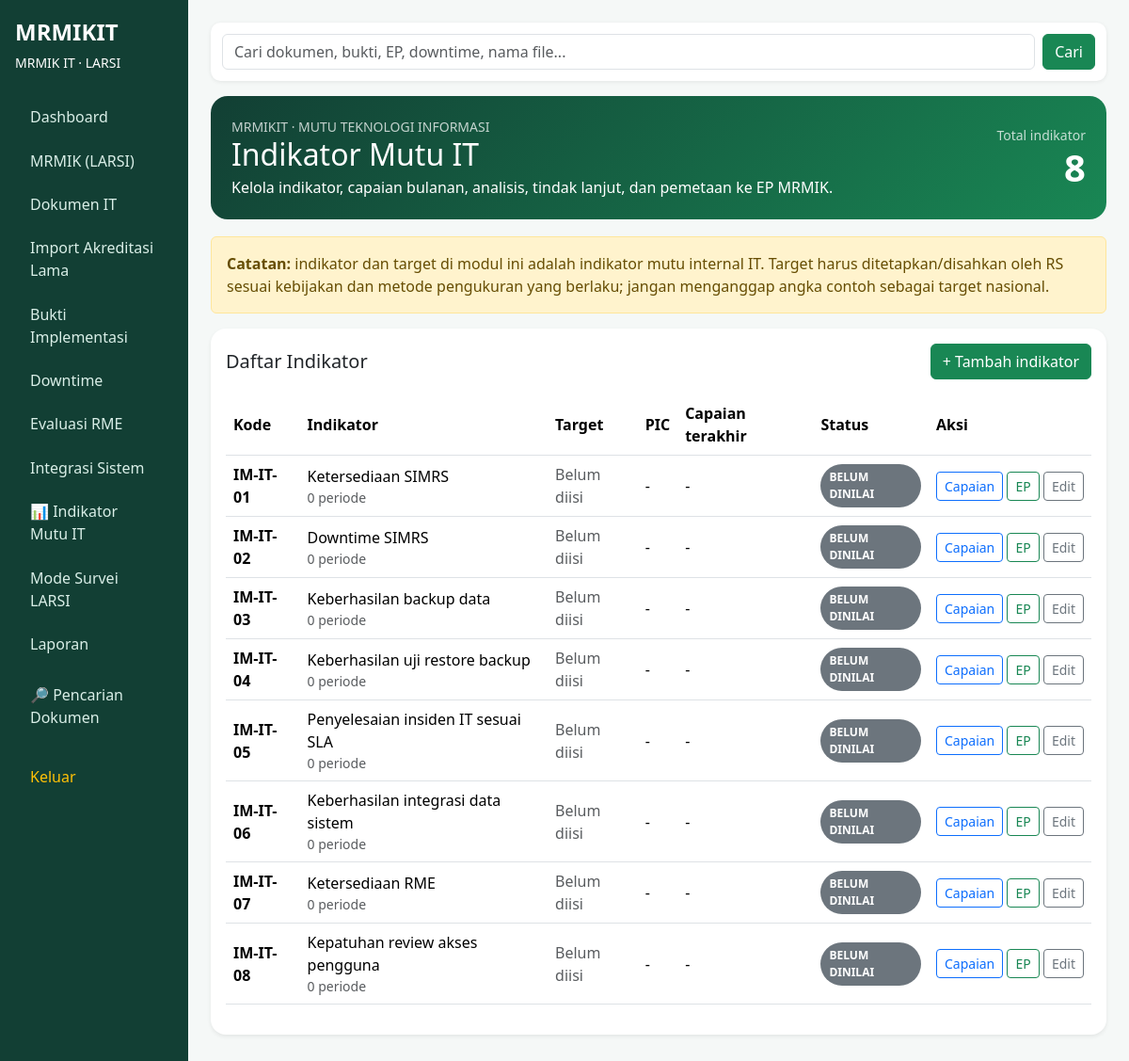
Screenshot of /indikator-mutu/index.php (signed in) with the database file from the repository.
### tables this page shows
CREATE TABLE IF NOT EXISTS mutu_indikator (
    id INT AUTO_INCREMENT PRIMARY KEY,
    kode VARCHAR(50) NOT NULL UNIQUE,
    nama VARCHAR(255) NOT NULL,
    definisi_operasional TEXT,
    numerator_label VARCHAR(255),
    denominator_label VARCHAR(255),
    formula TEXT,
    target DECIMAL(12,4) NULL,
    satuan VARCHAR(50) DEFAULT '%',
    arah ENUM('naik','turun','sesuai_target') NOT NULL DEFAULT 'sesuai_target',
    frekuensi ENUM('bulanan','triwulan','semester','tahunan') NOT NULL DEFAULT 'bulanan',
    sumber_data VARCHAR(255),
    metode_pengumpulan TEXT,
    pic_id INT NULL,
    aktif TINYINT(1) NOT NULL DEFAULT 1,
    created_by INT NULL,
    created_at TIMESTAMP DEFAULT CURRENT_TIMESTAMP,
    updated_at TIMESTAMP DEFAULT CURRENT_TIMESTAMP ON UPDATE CURRENT_TIMESTAMP,
    FOREIGN KEY(pic_id) REFERENCES pic(id) ON DELETE SET NULL
);

### indikator-mutu/index.php (the view, shortened to what this page needs)
<?php
require_once __DIR__.'/../config/auth.php';
function h($v){ return htmlspecialchars((string)$v, ENT_QUOTES, 'UTF-8'); }
$indikators=$pdo->query("
 SELECT i.*,p.nama pic_nama,
   (SELECT COUNT(*) FROM mutu_capaian c WHERE c.indikator_id=i.id) jumlah_periode,
   (SELECT c.status FROM mutu_capaian c WHERE c.indikator_id=i.id ORDER BY c.periode DESC LIMIT 1) status_terakhir,
   (SELECT c.capaian FROM mutu_capaian c WHERE c.indikator_id=i.id ORDER BY c.periode DESC LIMIT 1) capaian_terakhir
 FROM mutu_indikator i LEFT JOIN pic p ON p.id=i.pic_id
 WHERE i.aktif=1 ORDER BY i.kode")->fetchAll();
require __DIR__.'/../partials/header.php';
?>
<div class="mutu-hero">
 <div class="d-flex justify-content-between align-items-center flex-wrap gap-3">
  <div><div class="small opacity-75">MRMIKIT · MUTU TEKNOLOGI INFORMASI</div><h2 class="mb-1">Indikator Mutu IT</h2><div>Kelola indikator, capaian bulanan, analisis, tindak lanjut, dan pemetaan ke EP MRMIK.</div></div>
  <div class="text-end"><div class="small opacity-75">Total indikator</div><div class="display-6 fw-bold"><?=count($indikators)?></div></div>
 </div>
</div>
<div class="alert alert-warning"><strong>Catatan:</strong> indikator dan target di modul ini adalah indikator mutu internal IT. Target harus ditetapkan/disahkan oleh RS sesuai kebijakan dan metode pengukuran yang berlaku; jangan menganggap angka contoh sebagai target nasional.</div>
<div class="card shadow-sm mutu-card mb-4"><div class="card-body">
 <div class="d-flex justify-content-between align-items-center mb-3 flex-wrap gap-2"><h5 class="mb-0">Daftar Indikator</h5><button class="btn btn-success" data-bs-toggle="collapse" data-bs-target="#formIndikator">+ Tambah indikator</button></div>
 <div class="table-responsive"><table class="table align-middle">
 <thead><tr><th>Kode</th><th>Indikator</th><th>Target</th><th>PIC</th><th>Capaian terakhir</th><th>Status</th><th>Aksi</th></tr></thead>
 <tbody>
 <?php foreach($indikators as $i): ?>
 <tr>
  <td><strong><?=h($i['kode'])?></strong></td><td><?=h($i['nama'])?><div class="small text-muted"><?=$i['jumlah_periode']?> periode</div></td>
  <td><?= $i['target']!==null ? h($i['target']).' '.h($i['satuan']) : '<span class="text-muted">Belum diisi</span>'?></td>
  <td><?=h($i['pic_nama']??'-')?></td>
  <td><?= $i['capaian_terakhir']!==null ? h(round((float)$i['capaian_terakhir'],2)).' '.h($i['satuan']) : '-'?></td>
  <td><?php $s=$i['status_terakhir']??'belum_dinilai';?><span class="status-pill <?=($s==='tercapai'?'status-tercapai':($s==='tidak_tercapai'?'status-tidak':($s==='perlu_perhatian'?'status-perhatian':'status-belum')))?>"><?=strtoupper(str_replace('_',' ',$s))?></span></td>
  <td class="text-nowrap"><a class="btn btn-sm btn-outline-primary" href="?detail=<?=$i['id']?>">Capaian</a> <a class="btn btn-sm btn-outline-success" href="?map=<?=$i['id']?>">EP</a> <a class="btn btn-sm btn-outline-secondary" href="?edit=<?=$i['id']?>">Edit</a></td>
 </tr>
 <?php endforeach;?>
 </tbody></table></div>
</div></div>
<?php require __DIR__.'/../partials/footer.php';

### partials/header.php (shortened to what this page needs)
<!doctype html><html lang="id"><head><link href="https://cdn.jsdelivr.net/npm/bootstrap@5.3.3/dist/css/bootstrap.min.css" rel="stylesheet"></head><body><div class="container-fluid"><div class="row"><aside class="col-lg-2 sidebar p-3"><div class="brand fs-4 mb-1">MRMIKIT</div><div class="small mb-4">MRMIK IT · LARSI</div><nav><a href="/MRMIKIT/dashboard.php">Dashboard</a><a href="/MRMIKIT/mrmiK/">MRMIK (LARSI)</a><a href="/MRMIKIT/dokumen/">Dokumen IT</a><a href="/MRMIKIT/import-lama/">Import Akreditasi Lama</a><a href="/MRMIKIT/bukti/">Bukti Implementasi</a><a href="/MRMIKIT/downtime/">Downtime</a><a href="/MRMIKIT/evaluasi-rme/">Evaluasi RME</a><a href="/MRMIKIT/integrasi/">Integrasi Sistem</a><a href="/MRMIKIT/indikator-mutu/">📊 Indikator Mutu IT</a><a href="/MRMIKIT/mode-survei/">Mode Survei LARSI</a><a href="/MRMIKIT/laporan/">Laporan</a><a href="/MRMIKIT/pencarian/" class="mt-2">🔎 Pencarian Dokumen</a><a href="/MRMIKIT/logout.php" class="mt-3 text-warning">Keluar</a></nav></aside><main class="col-lg-10 p-4"><div class="global-search"><form class="row g-2 align-items-center" method="get" action="/MRMIKIT/pencarian/"><div class="col"><input type="search" name="q" class="form-control" value="<?=htmlspecialchars($_GET['q'] ?? '')?>" placeholder="Cari dokumen, bukti, EP, downtime, nama file..." aria-label="Pencarian MRMIKIT"></div><div class="col-auto"><button class="btn btn-success" type="submit">Cari</button></div></form></div>

### partials/footer.php (shortened to what this page needs)
</main></div></div></body></html>

### partials/header.php (style rules this page uses)
body { background:#f5f8f7 }
.sidebar { min-height:100vh;background:#123f34;color:#fff }
.sidebar a { color:#d9eee7;text-decoration:none;display:block;padding:.7rem 1rem;border-radius:.5rem }
.brand { font-weight:800 }
.table td,.table th { vertical-align:middle }
.global-search { background:#fff;border-radius:.65rem;padding:.75rem;margin:0 0 1rem 0;box-shadow:0 1px 4px rgba(0,0,0,.08) }
.global-search .form-control { min-width:0 }

### indikator-mutu/index.php (style rules this page uses)
.mutu-hero { background:linear-gradient(135deg,#123f34,#198754);color:#fff;border-radius:18px;padding:22px;margin-bottom:18px }
.mutu-card { border:0;border-radius:16px }
.status-pill { display:inline-block;border-radius:999px;padding:5px 9px;font-size:12px;font-weight:700 }
.status-belum { background:#6c757d;color:#fff }

### rows the page displays
mutu_indikator: kode "IM-IT-01", nama "Ketersediaan SIMRS", jumlah_periode "0", shows "Belum diisi", pic_nama "-", s "BELUM DINILAI"
mutu_indikator: kode "IM-IT-02", nama "Downtime SIMRS", jumlah_periode "0", shows "Belum diisi", pic_nama "-", s "BELUM DINILAI"
mutu_indikator: kode "IM-IT-03", nama "Keberhasilan backup data", jumlah_periode "0", shows "Belum diisi", pic_nama "-", s "BELUM DINILAI"
mutu_indikator: kode "IM-IT-04", nama "Keberhasilan uji restore backup", jumlah_periode "0", shows "Belum diisi", pic_nama "-", s "BELUM DINILAI"
mutu_indikator: kode "IM-IT-05", nama "Penyelesaian insiden IT sesuai SLA", jumlah_periode "0", shows "Belum diisi", pic_nama "-", s "BELUM DINILAI"
mutu_indikator: kode "IM-IT-06", nama "Keberhasilan integrasi data sistem", jumlah_periode "0", shows "Belum diisi", pic_nama "-", s "BELUM DINILAI"
mutu_indikator: kode "IM-IT-07", nama "Ketersediaan RME", jumlah_periode "0", shows "Belum diisi", pic_nama "-", s "BELUM DINILAI"
mutu_indikator: kode "IM-IT-08", nama "Kepatuhan review akses pengguna", jumlah_periode "0", shows "Belum diisi", pic_nama "-", s "BELUM DINILAI"

### other values shown
count($indikators) "8"
